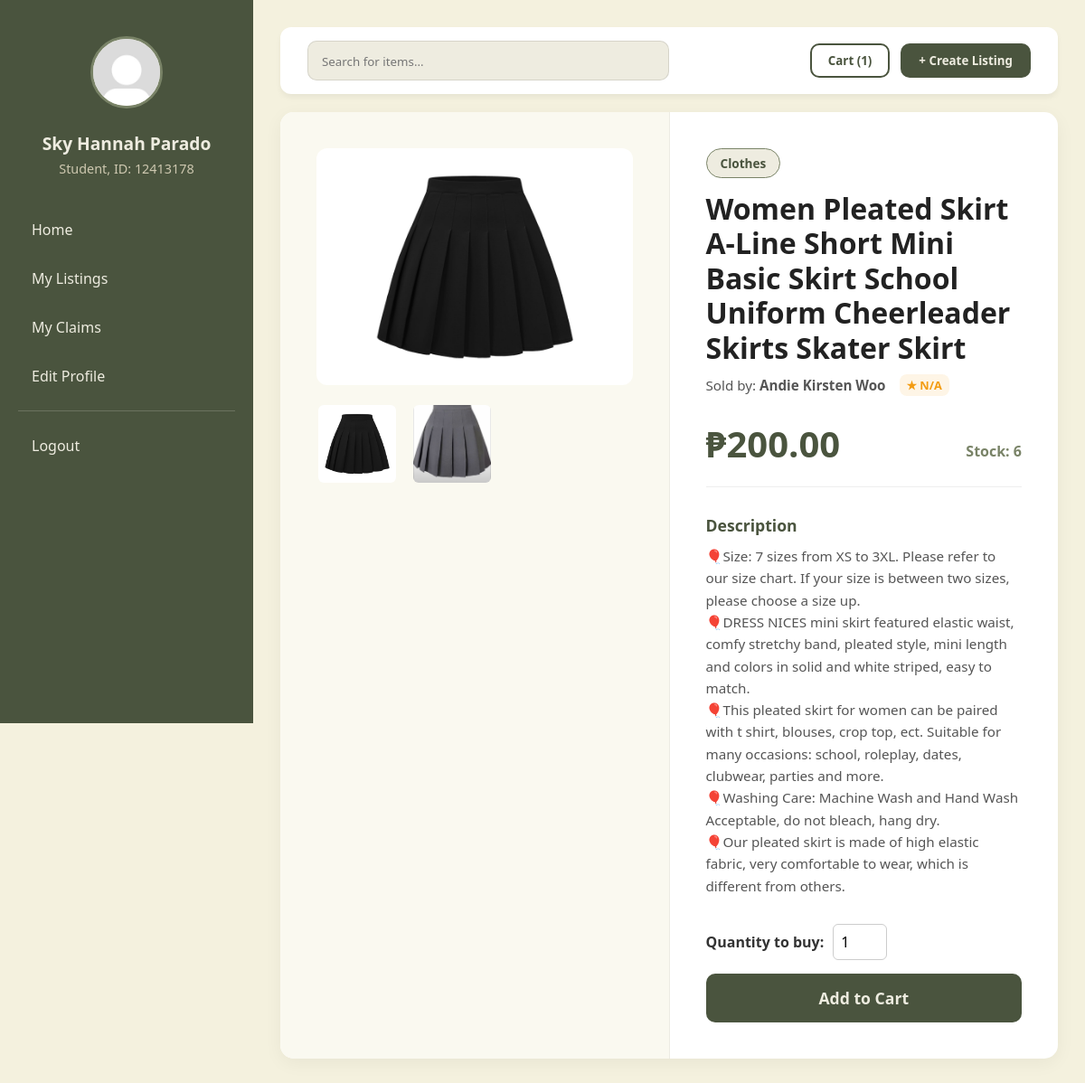
The app's page /viewitem.php?listing_id=2 (signed in) with its own data.
### tables this page shows
CREATE TABLE `listings` (
  `listing_id` int NOT NULL,
  `seller_id` int NOT NULL,
  `product_name` varchar(150) NOT NULL,
  `description` text NOT NULL,
  `price` decimal(10,2) NOT NULL,
  `quantity` int NOT NULL DEFAULT '1',
  `category1_id` int NOT NULL,
  `category2_id` int DEFAULT NULL,
  `category3_id` int DEFAULT NULL,
  `status` enum('Pending','Available','Reserved','Sold','Rejected') DEFAULT 'Pending',
  `approved_by` int DEFAULT NULL,
  `is_removed` tinyint(1) DEFAULT '0',
  `created_at` timestamp NULL DEFAULT CURRENT_TIMESTAMP,
  `updated_at` timestamp NULL DEFAULT CURRENT_TIMESTAMP ON UPDATE CURRENT_TIMESTAMP
);

### viewitem.php (the view, shortened to what this page needs)
<?php
require 'db.php';
$user_id = $_SESSION['user_id'];
$dlsu_id_number = $_SESSION['dlsu_id_number'];
$first_name = $_SESSION['first_name'];
$last_name = $_SESSION['last_name'];
$full_name = trim($first_name . " " . $last_name);
$role = $_SESSION['role'];
$profile_pic = "profile_pictures/" . $_SESSION['profile_picture'];
$listing_id = intval($_GET['listing_id']);
$cart_count_query = "SELECT COUNT(*) AS count
                     FROM cart
                     WHERE buyer_id = ?";
$stmt = $conn->prepare($cart_count_query);
$stmt->bind_param("i", $user_id);
$stmt->execute();
$cart_count_result = $stmt->get_result();
$cart_count = 0;
if ($cart_count_result->num_rows > 0) {
    $count_row = $cart_count_result->fetch_assoc();
    $cart_count = $count_row['count'];
}
$item_query = "SELECT c1.category_name AS cat1, c2.category_name AS cat2, c3.category_name AS cat3,
                      CONCAT(u.first_name, ' ', u.last_name) AS seller_name, IFNULL(ROUND(AVG(r.rating_value), 1), 0) AS avg_rating,
                      l.listing_id, l.seller_id, l.product_name, l.price, l.quantity, l.description, l.status
                FROM listings l
                LEFT JOIN users u ON u.user_id = l.seller_id
                LEFT JOIN ratings r ON r.rated_user_id = u.user_id
                LEFT JOIN categories c1 ON c1.category_id = l.category1_id
                LEFT JOIN categories c2 ON c2.category_id = l.category2_id
                LEFT JOIN categories c3 ON c3.category_id = l.category3_id
                WHERE l.listing_id = ?
                GROUP BY l.listing_id";
$stmt = $conn->prepare($item_query);
$stmt->bind_param("i", $listing_id);
$stmt->execute();
$item_result = $stmt->get_result();
$item = $item_result->fetch_assoc();
$profile_pictures = [];
$image_query = "SELECT image_path
                FROM listing_images
                WHERE listing_id = ?";
$stmt = $conn->prepare($image_query);
$stmt->bind_param("i", $listing_id);
$stmt->execute();
$image_result = $stmt->get_result();
if ($image_result->num_rows > 0) {
    while ($img_row = $image_result->fetch_assoc()) {
        $profile_pictures[] = $img_row['image_path'];
    }
}
$main_image = !empty($profile_pictures) ? $profile_pictures[0] : null;
$categories = [];
if (!empty($item['cat1'])) $categories[] = $item['cat1'];
?>
<!DOCTYPE html>
<html lang="en">
<head>
    <link rel="stylesheet" href="stylesheets/home.css" />
    <link rel="stylesheet" href="stylesheets/viewitem.css" />
</head>
<body>
    <div class="dashboard-container">
        <aside class="sidebar">
            <div class="user-profile-section">
                <img src="<?php echo $profile_pic; ?>" alt="Profile" class="nav-logo">
                <div class="user-info-display">
                    <h2 class="user-name"><?php echo $full_name; ?></h2>
                    <p class="user-id"><?php echo "$role, ID: $dlsu_id_number"; ?></p>
                </div>
            </div>
            <nav class="nav-menu">
                <a href="home.php">Home</a>
                <a href="mylistings.php">My Listings</a>
                <a href="myclaims.php">My Claims</a>
                <a href="editprofile.php">Edit Profile</a>
                <hr class="nav-divider">
                <a href="logout.php" class="logout-link">Logout</a>
            </nav>
        </aside>
        <main class="main-content">
            <header class="top-bar" style="margin-bottom: 20px;">
                <form action="viewitem.php?listing_id=<?php echo $listing_id; ?>" method="POST" class="top-bar-form">
                    <div class="search-wrapper">
                        <input type="text" placeholder="Search for items...">
                    </div>
                    <div class="header-actions">
                        <button type="submit" class="cart-btn" name="action" value="viewcart">Cart (<?php echo $cart_count; ?>)</button>
                        <button type="submit" class="create-listing-btn" name="action" value="createlisting">+ Create Listing</button>
                    </div>
                </form>
            </header>
            <div class="item-container">
                <div class="image-section">
                    <div class="main-image-box">
                        <?php if (!empty($main_image)): ?>
                            <img src="<?php echo $main_image; ?>" alt="Main Product Image" class="main-img" id="mainImage">
                        <?php else: ?>
                            <div class="no-image-large">No Image Available</div>
                        <?php endif; ?>
                    </div>
                    <?php if (!empty($profile_pictures)): ?>
                        <div class="thumbnail-row">
                            <?php foreach ($profile_pictures as $img): ?>
                                <img src="<?php echo $img; ?>" alt="Thumbnail" class="thumbnail" onclick="document.getElementById('mainImage').src=this.src;">
                            <?php endforeach; ?>
                        </div>
                    <?php endif; ?>
                </div>
                <div class="details-section">
                    <div class="category-wrapper">
                        <?php foreach ($categories as $cat): ?>
                            <span class="category-badge"><?php echo $cat; ?></span>
                        <?php endforeach; ?>
                    </div>
                    <h1 class="product-title"><?php echo $item['product_name']; ?></h1>
                    <div class="seller-info">
                        <span>Sold by: <strong><?php echo $item['seller_name']; ?></strong></span>
                        <?php if ($item['avg_rating'] > 0): ?>
                            <span class="seller-rating">★ <?php echo number_format($item['avg_rating'], 1); ?></span>
                        <?php else: ?>
                            <span class="seller-rating">★ N/A</span>
                        <?php endif; ?>
                    </div>
                    <div class="price-box">
                        <h2 class="price">₱<?php echo number_format($item['price'], 2); ?></h2>
                        <span class="stock">Stock: <?php echo intval($item['quantity']); ?></span>
                    </div>
                    <div class="description-box">
                        <h3>Description</h3>
                        <p><?php echo nl2br($item['description']); ?></p>
                    </div>
                    <?php if ($item['seller_id'] == $user_id): ?>
                        <div style="background: #e8e6d9; color: #4a543e; padding: 15px; border-radius: 10px; text-align: center; font-weight: bold; border: 1px dashed #798367;">
                            This is your own listing!
                        </div>
                    <?php else: ?>
                        <form action="cart_action.php" method="POST" class="purchase-form">
                            <div class="qty-input">
                                <label for="buy_qty">Quantity to buy:</label>
                                <input type="number" id="buy_qty" name="buy_qty" min="1" max="<?php echo intval($item['quantity']); ?>" value="1" required>
                            </div>
                            <button type="submit" class="add-cart-btn">Add to Cart</button>
                        </form>
                    <?php endif; ?>
                </div>
            </div>
        </main>
    </div>
</body>
</html>

### stylesheets/home.css (style rules this page uses)
* { box-sizing: border-box; margin: 0; padding: 0; font-family: "Segoe UI", Tahoma, Geneva, Verdana, sans-serif; }
body { background-color: #f4f1de; color: #333; }
.dashboard-container { display: flex; min-height: 100vh; }
.sidebar { width: 280px; background-color: #4a543e; color: #eeece0; padding: 40px 20px; position: fixed; height: 100vh; display: flex; flex-direction: column; }
.user-profile-section { text-align: center; margin-bottom: 35px; }
.nav-logo { width: 80px; height: 80px; border-radius: 50%; border: 3px solid #798367; margin-bottom: 15px; object-fit: cover; background-color: #eeece0; }
.user-name { font-size: 1.2rem; margin: 5px 0; color: #eeece0; }
.user-id { font-size: 0.9rem; color: #cec8b0; font-weight: 400; }
.nav-menu a { color: #eeece0; text-decoration: none; padding: 12px 15px; display: block; border-radius: 8px; margin-bottom: 8px; transition: 0.2s; }
.nav-divider { border: 0; border-top: 1px solid rgba(238, 236, 224, 0.2); margin: 15px 0; }
.main-content { margin-left: 280px; flex: 1; padding: 30px; }
.top-bar { display: flex; justify-content: space-between; align-items: center; padding: 15px 30px; background: #fff; border-radius: 12px; box-shadow: 0 4px 6px rgba(0, 0, 0, 0.05); margin-bottom: 30px; }
.search-wrapper { background: #eeece0; padding: 10px 15px; border-radius: 10px; width: 50%; border: 1px solid rgba(0, 0, 0, 0.1); }
.search-wrapper input { border: none; background: transparent; width: 100%; outline: none; color: #333; }
.header-actions { display: flex; gap: 12px; }
.cart-btn { background: transparent; border: 2px solid #4a543e; color: #4a543e; padding: 8px 18px; border-radius: 10px; font-weight: 600; cursor: pointer; transition: 0.3s; }
.create-listing-btn { background: #4a543e; color: #eeece0; border: none; padding: 10px 20px; border-radius: 10px; font-weight: 600; cursor: pointer; }
.seller-rating { font-size: 0.8rem; font-weight: 700; color: #f39c12; background: rgba(243, 156, 18, 0.1); padding: 3px 8px; border-radius: 8px; white-space: nowrap; }

### stylesheets/viewitem.css (style rules this page uses)
.top-bar-form { display: flex; width: 100%; justify-content: space-between; align-items: center; }
.item-container { background: #fff; border-radius: 15px; box-shadow: 0 5px 20px rgba(0,0,0,0.05); display: flex; overflow: hidden; min-height: calc(100vh - 140px); }
.image-section { flex: 1; max-width: 55%; padding: 40px; background: #faf9f0; border-right: 1px solid rgba(0,0,0,0.05); display: flex; flex-direction: column; }
.main-image-box { width: 100%; height: auto; aspect-ratio: 4 / 3; border-radius: 12px; overflow: hidden; margin-bottom: 20px; background: #cec8b0; }
.main-img { width: 100%; height: 100%; object-fit: contain; background: #fff; }
.thumbnail-row { display: flex; gap: 15px; flex-wrap: wrap; }
.thumbnail { width: 90px; height: 90px; object-fit: cover; border-radius: 8px; cursor: pointer; border: 2px solid transparent; transition: 0.2s; }
.details-section { flex: 1; padding: 40px; display: flex; flex-direction: column; }
.category-wrapper { display: flex; gap: 10px; flex-wrap: wrap; margin-bottom: 15px; }
.category-badge { background: #eeece0; color: #4a543e; padding: 6px 15px; border-radius: 20px; font-size: 0.85rem; font-weight: 700; border: 1px solid #798367; }
.product-title { font-size: 2rem; color: #222; margin-bottom: 10px; line-height: 1.2; }
.seller-info { display: flex; gap: 15px; margin-bottom: 25px; font-size: 0.95rem; color: #555; align-items: center; }
.price-box { display: flex; justify-content: space-between; align-items: flex-end; margin-bottom: 30px; padding-bottom: 20px; border-bottom: 1px solid #eee; }
.price { font-size: 2.5rem; color: #4a543e; }
.stock { font-size: 1rem; color: #798367; font-weight: 600; margin-bottom: 8px; }
.description-box { flex-grow: 1; margin-bottom: 30px; }
.description-box h3 { font-size: 1.1rem; color: #4a543e; margin-bottom: 10px; }
.description-box p { color: #555; line-height: 1.6; font-size: 0.95rem; }
.purchase-form { display: flex; flex-direction: column; gap: 15px; }
.qty-input { display: flex; align-items: center; gap: 10px; font-weight: 600; color: #333; }
.qty-input input { width: 60px; padding: 8px; border: 1px solid #ccc; border-radius: 6px; font-size: 1rem; outline: none; }
.add-cart-btn { background: #4a543e; color: #eeece0; border: none; padding: 15px; font-size: 1.1rem; font-weight: bold; border-radius: 10px; cursor: pointer; transition: 0.3s; }

### records on screen
listings: product_name "Women Pleated Skirt A-Line Short Mini Basic Skirt School Uniform Cheerleader Skirts Skater Skirt", price "200.00", quantity "6", description "🎈Size: 7 sizes from XS to 3XL. Please refer to our size chart. If your size is between two sizes, please choose a size up. 🎈DRESS NICES mini skirt featured elastic waist, comfy stretchy band, pleated style, mini length and colors in solid and white striped, easy to match. 🎈This pleated skirt for women can be paired with t shirt, blouses, crop top, ect. Suitable for many occasions: school, roleplay, dates, clubwear, parties and more. 🎈Washing Care: Machine Wash and Hand Wash Acceptable, do not bleach, hang dry. 🎈Our pleated skirt is made of high elastic fabric, very comfortable to wear, which is different from others."

### other values on screen
$full_name "Sky Hannah Parado"
$role "Student"
$dlsu_id_number "12413178"
$cart_count "1"
$cat "Clothes"
$item['seller_name'] "Andie Kirsten Woo"
